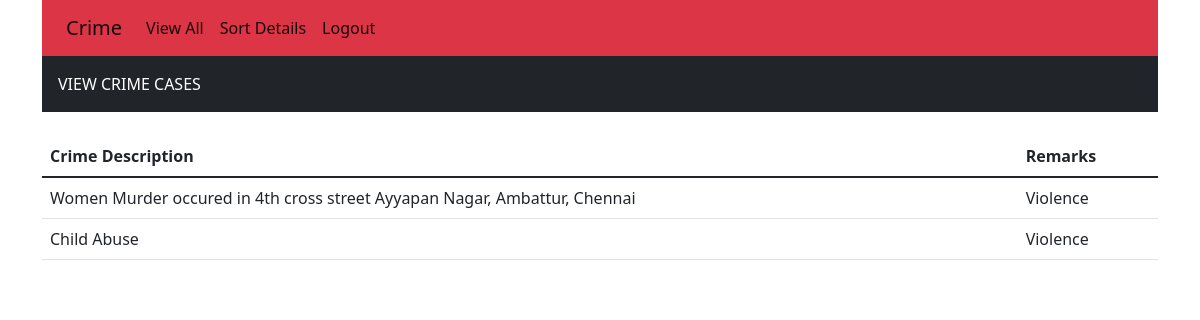
Before: /view with the older database file.
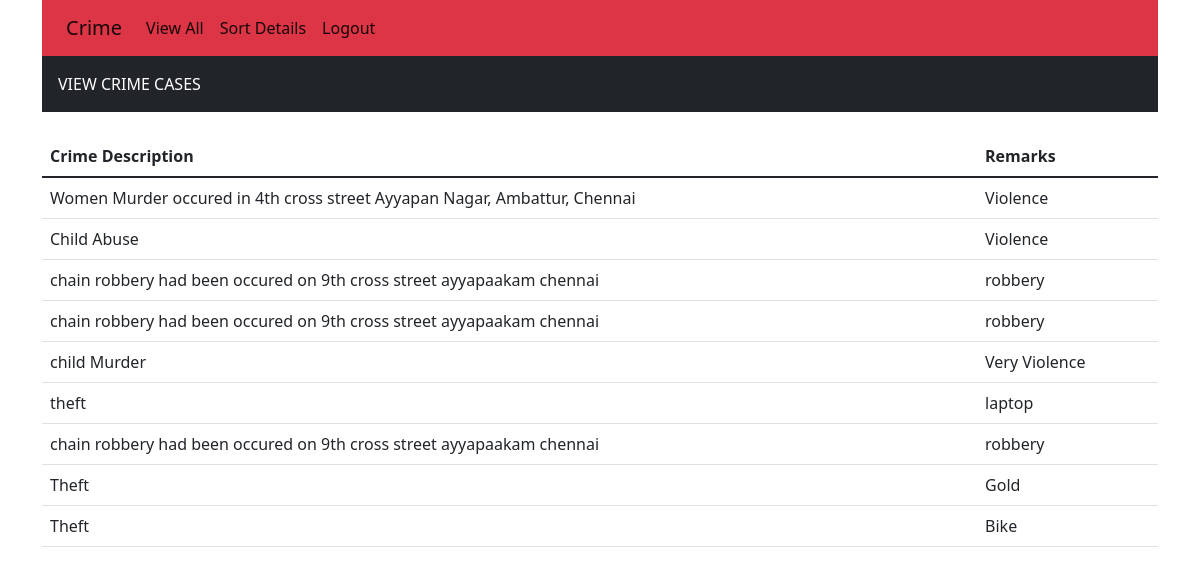
After: the same page with the newer database file.
### tables this page shows
CREATE TABLE crime(
                            id integer primary key autoincrement,
                            description text,
                            remarks text,
                            date text);

### crime.py (the view)
@crime.route('/view')
def View_report():
    cursor = connection.cursor()
    cursor.execute("select * from crime")
    result = cursor.fetchall()
    return render_template("viewall.html",crime=result)

### templates/viewall.html
{% extends "base.html"%}
{% block content %}
<div class="container">
    <div class="row">
      <div class="col col-sm-6 col-md-8 col-lg-10 col-xl-12 col-xxl-12">
        <div class="p-3 mb-2 bg-dark text-white">VIEW CRIME CASES</div>
        <table class="table">
            <table class="table">
                <thead>
                  <tr>
                    <th scope="col">Crime Description</th>
                    <th scope="col">Remarks</th>
                  </tr>
                </thead>
                <tbody>
                    {% for i in crime %}
                    <tr>
                        <td>{{i[1]}}</td>
                        <td>{{i[2]}}</td>
                    </tr>
                    {% endfor %}
                </tbody>
              </table>
        </table>
    </div></div></div>
{% endblock %}

### templates/base.html (shortened to what this page needs)
<!DOCTYPE html>
<html lang="en">
<head>
    <link href="https://cdn.jsdelivr.net/npm/bootstrap@5.1.3/dist/css/bootstrap.min.css" rel="stylesheet">
</head>
<body>
    <div class="container">
      <div class="row">
        <div class="col col-sm-6 col-md-8 col-lg-10 col-xl-12 col-xxl-12">
        <nav class="navbar navbar-expand-lg navbar-light bg-danger">
            <div class="container-fluid">
              <a class="navbar-brand">Crime</a>
              <div class="collapse navbar-collapse" id="navbarNav">
                <ul class="navbar-nav">
                  <li class="nav-item">
                    <a class="nav-link active" aria-current="page" href="/view">View All</a>
                  </li>
                  <li class="nav-item">
                    <a class="nav-link active" href="/sort">Sort Details</a>
                  </li>
                  <li class="nav-item">
                    <a class="nav-link active" href="/logout">Logout</a>
                  </li>
                </ul>
              </div>
            </div>
          </nav>
    </div></div></div>
    {% block content %}
    {% endblock %}
</body>
</html>

Changed rows visible on the page:
added crime: description "chain robbery had been occured on 9th cross street ayyapaakam chennai", remarks "robbery"
added crime: description "chain robbery had been occured on 9th cross street ayyapaakam chennai", remarks "robbery"
added crime: description "child Murder", remarks "Very Violence"
added crime: description "theft", remarks "laptop"
added crime: description "chain robbery had been occured on 9th cross street ayyapaakam chennai", remarks "robbery"
added crime: description "Theft", remarks "Gold"
added crime: description "Theft", remarks "Bike"
